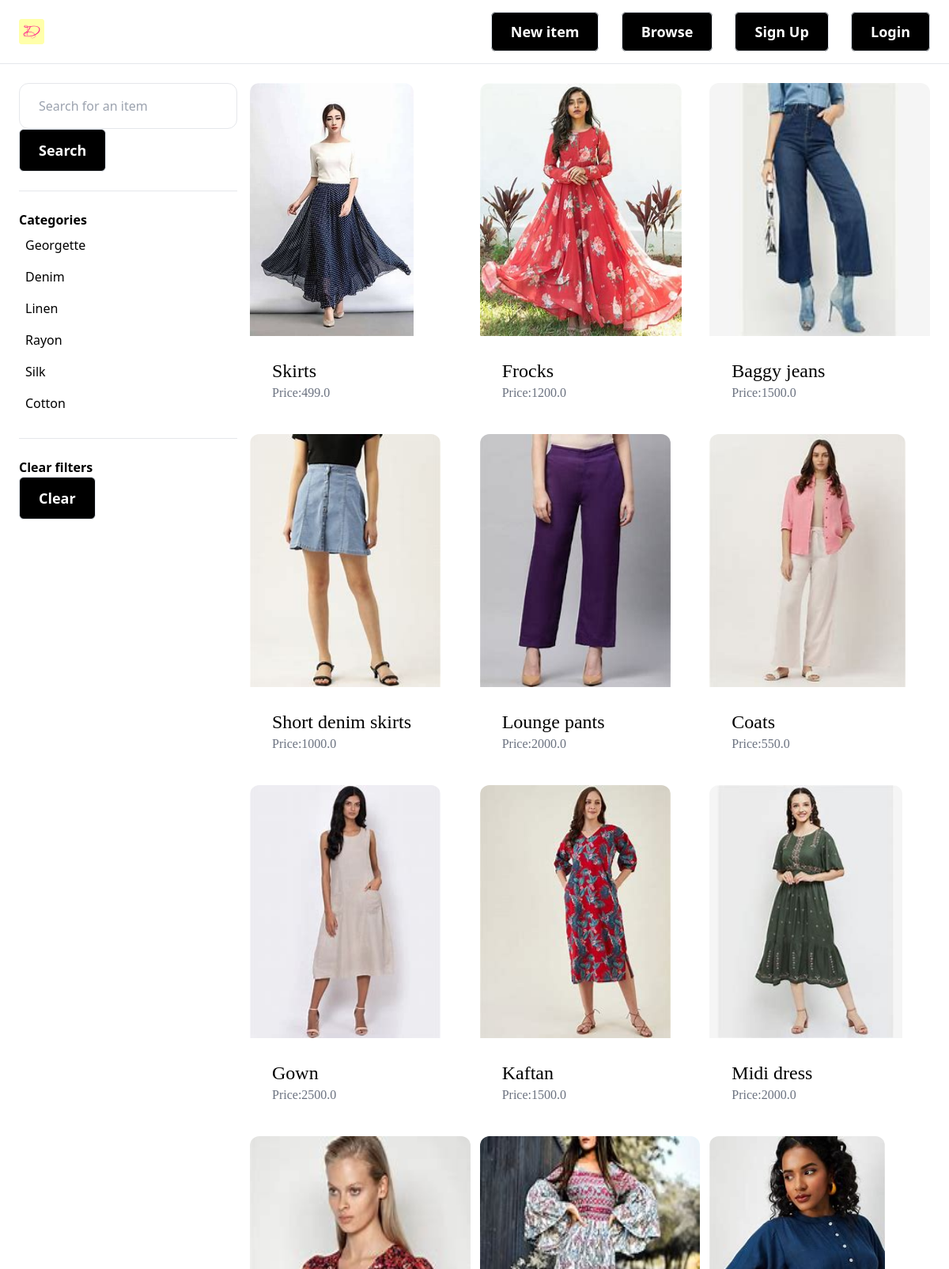
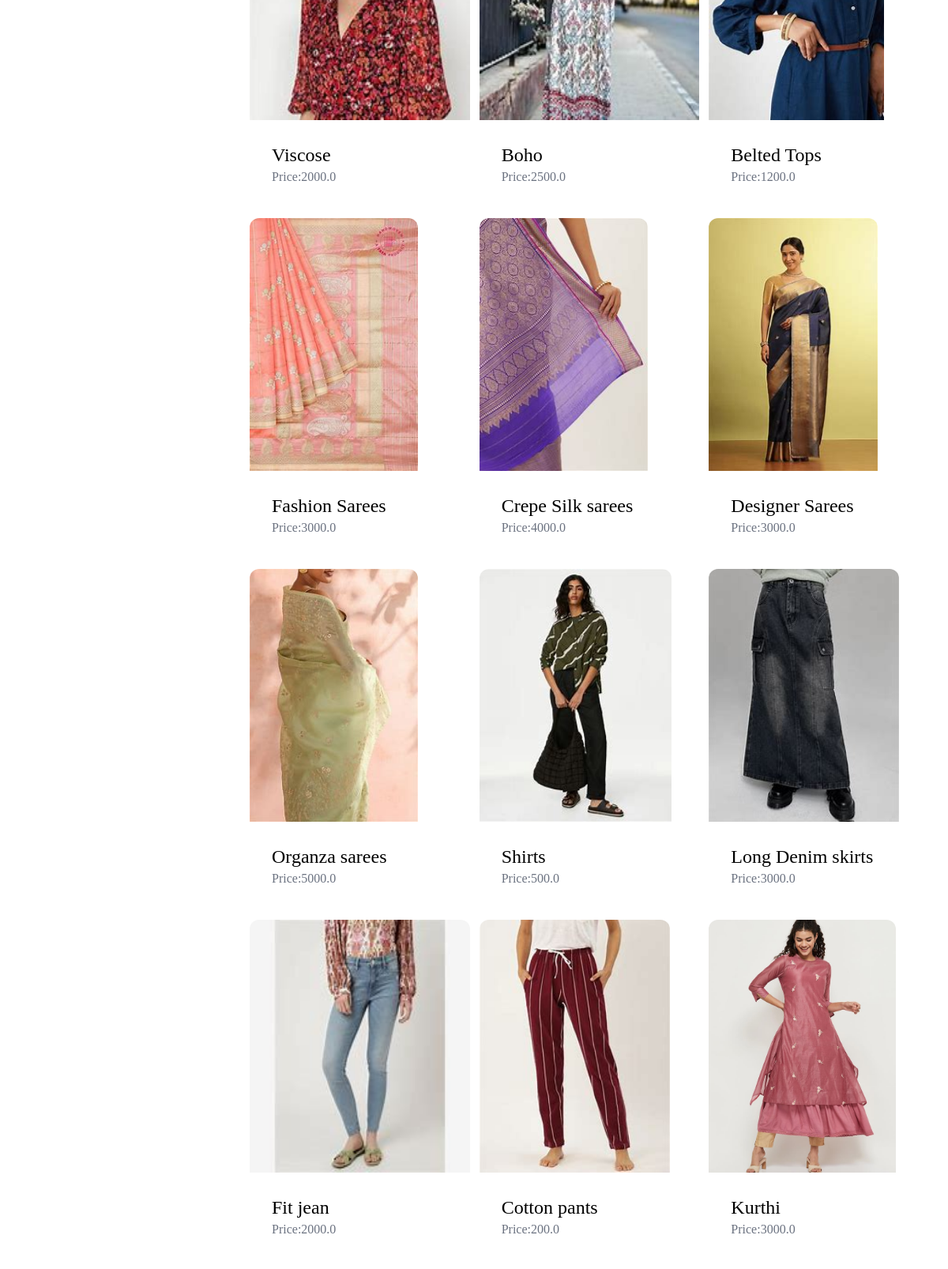
The app's page /items/ (upper part) with its own data (2 pictures, top to bottom).
### item/models.py (models this page shows, shortened)
class Category(models.Model):
    name = models.CharField(max_length=255)
    class Meta:
        verbose_name_plural = 'Categories'

class Item(models.Model):
    category = models.ForeignKey(Category, related_name='items', on_delete=models.CASCADE)
    name = models.CharField(max_length=255)
    description = models.TextField(blank=True, null=True)
    price = models.FloatField()
    image = models.ImageField(upload_to='item_images', blank=True, null=True)
    is_sold = models.BooleanField(default=False)
    created_by = models.ForeignKey(User, related_name='items', on_delete=models.CASCADE)
    created_at = models.DateTimeField(auto_now_add=True)

### item/views.py (the view)
# urls.py: path('items/',include("item.urls")),
def items(request):
    query=request.GET.get('query','')
    category_id=request.GET.get('category',0)
    categories=Category.objects.all()
    items=Item.objects.filter(is_sold=False)
    if category_id:
        items=items.filter(category_id=category_id)
    if query:
        items=items.filter(Q(name__icontains=query)|Q(description__icontains=query))
    return render(request,'item/items.html',{
        'items':items,
        'query':query,
        'categories':categories,
        'category_id':int(category_id),
    })

### item/templates/item/items.html (shortened to what this page needs)
{% extends 'app/base.html' %}
{% block content %}
<div class="pb-6 grid grid-cols-4 gap-4 ">
    <div class="col-span-1 ">
        <form method="get" action="{% url 'item:items' %}">
           <input name="query" class="w-full py-4 px-6 border rounded-xl" type="text"
 value="{{query}}" placeholder="Search for an item">
<button class="px-6 py-3 text-lg font-semibold bg-black text-white rounded-md border border-slate-200 hover:text-gray-50">Search</button>
 </form>
 <hr class="my-6">
 <p class="font-semibold">Categories</p>
    <ul>
    {% for category in categories %}
    <li class="py-2 px-2 rounded-xl {% if category.id == category_id %} bg-gray-200{% endif %}">
 <a href="{% url 'item:items' %}?query={{query}}&category={{category.id}}">{{category.name}}</a>
    </li>
    {% endfor %}
    </ul>
    <hr class="my-6">
 <p class="font-semibold">Clear filters</p>
 <ul>
    <li><a href="{% url 'item:items' %}" class="px-6 py-3 text-lg font-semibold bg-black text-white rounded-md border border-slate-200 hover:text-gray-50 inline-block">Clear </a></li>
 </ul>
    </div>
    <div class="col-span-3 ">
        <div class="grid grid-cols-3 gap-3">
            {% for item in items %}
            <div class="items-center">
                <a href="{% url 'item:detail' item.id %}">
                    <div>
                        <img src="{{item.image.url}}"  class="rounded-t-xl object-fill h-80 w-30 img-center">
                    </div>
                    <div class="p-7 bg-white rounded-b-xl">
                        <h2 class="text-2xl font-serif">{{item.name}}</h2>
                        <p class="text-gray-500 font-serif">Price:{{item.price}}</p>
                    </div>
                </a>
            </div>
            {% endfor %}
            </div>
    </div>
</div>
{% endblock %}

### records on screen
Category: name "Georgette"
Category: name "Denim"
Category: name "Linen"
Category: name "Rayon"
Category: name "Silk"
Category: name "Cotton"
Item: image (picture), name "Skirts", price "499.0"
Item: image (picture), name "Frocks", price "1200.0"
Item: image (picture), name "Baggy jeans", price "1500.0"
Item: image (picture), name "Short denim skirts", price "1000.0"
Item: image (picture), name "Lounge pants", price "2000.0"
Item: image (picture), name "Coats", price "550.0"
Item: image (picture), name "Gown", price "2500.0"
Item: image (picture), name "Kaftan", price "1500.0"
Item: image (picture), name "Midi dress", price "2000.0"
Item: image (picture), name "Viscose", price "2000.0"
Item: image (picture), name "Boho", price "2500.0"
Item: image (picture), name "Belted Tops", price "1200.0"
Item: image (picture), name "Fashion Sarees", price "3000.0"
Item: image (picture), name "Crepe Silk sarees", price "4000.0"
Item: image (picture), name "Designer Sarees", price "3000.0"
Item: image (picture), name "Organza sarees", price "5000.0"
Item: image (picture), name "Shirts", price "500.0"
Item: image (picture), name "Long Denim skirts", price "3000.0"
Item: image (picture), name "Fit jean", price "2000.0"
Item: image (picture), name "Cotton pants", price "200.0"
Item: image (picture), name "Kurthi", price "3000.0"
